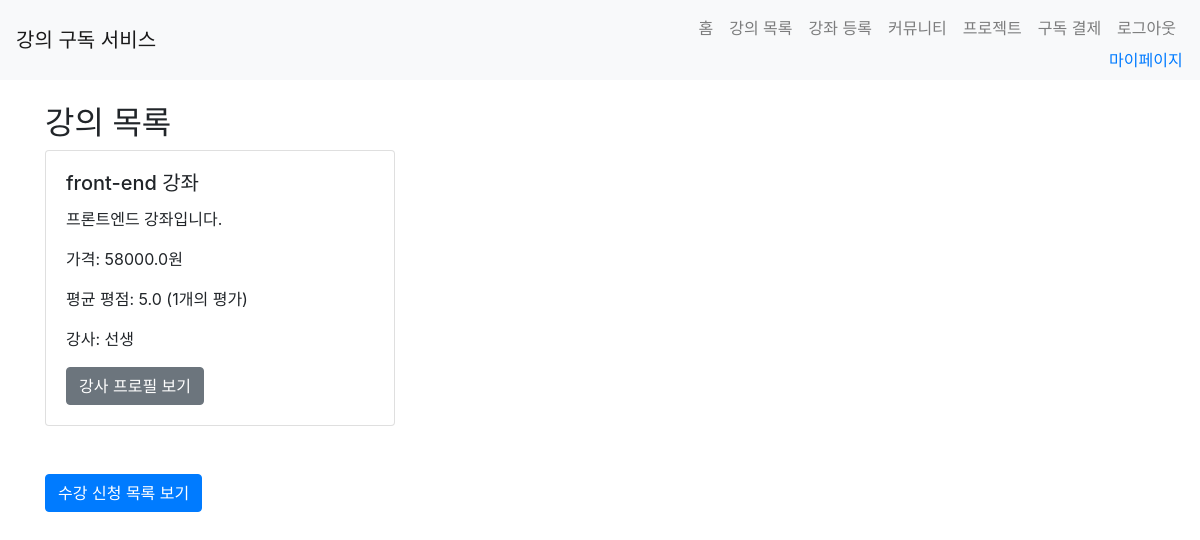
The page /courses/ (signed in) on the database as committed earlier.
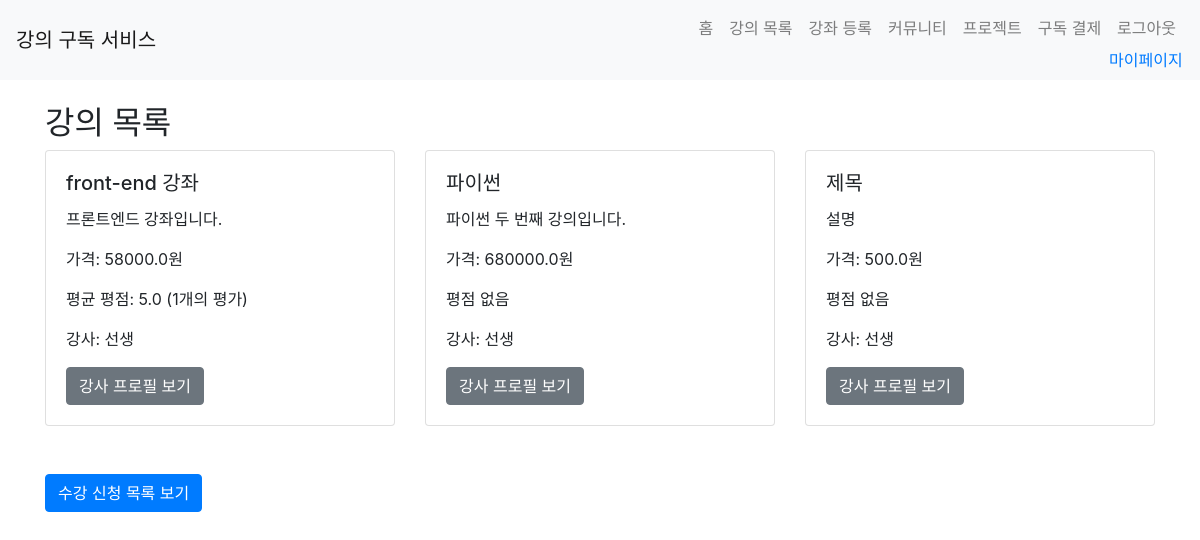
The same page on the database as committed later.
### app/models.py (models this page shows, shortened)
class Course(db.Model):
    id = db.Column(db.Integer, primary_key=True)
    title = db.Column(db.String(100), nullable=False)
    description = db.Column(db.Text, nullable=False)
    price = db.Column(db.Float, nullable=False)
    teacher_id = db.Column(db.Integer, db.ForeignKey('user.id'), nullable=False)
    teacher = db.relationship('User', back_populates='courses')
    enrollments = db.relationship('Enrollment', back_populates='course', lazy=True)
    projects = db.relationship('Project', back_populates='course', lazy=True)
    @hybrid_property
    def average_rating(self):
        if self.enrollments:
            total_rating = sum(enrollment.rating for enrollment in self.enrollments if enrollment.rating)
            count = sum(1 for enrollment in self.enrollments if enrollment.rating)
            return round(total_rating / count, 1) if count > 0 else None
        return None
    @hybrid_property
    def rating_count(self):
        return sum(1 for enrollment in self.enrollments if enrollment.rating)

class Enrollment(db.Model):
    id = db.Column(db.Integer, primary_key=True)
    student_id = db.Column(db.Integer, db.ForeignKey('user.id'), nullable=False)
    course_id = db.Column(db.Integer, db.ForeignKey('course.id'), nullable=False)
    approved = db.Column(db.Boolean, default=False)
    student = db.relationship('User', back_populates='enrollments')
    course = db.relationship('Course', back_populates='enrollments')
    rating = db.Column(db.Integer)

class User(UserMixin, db.Model):
    id = db.Column(db.Integer, primary_key=True)
    name = db.Column(db.String(100), nullable=False)
    email = db.Column(db.String(120), unique=True, nullable=False)
    password = db.Column(db.String(255), nullable=False)
    role = db.Column(db.String(20), nullable=False)  # 'student' 또는 'teacher'
    enrollments = db.relationship('Enrollment', back_populates='student', lazy=True)
    courses = db.relationship('Course', back_populates='teacher', lazy=True)  # 강사가 가르치는 강좌들
    subscription = db.relationship('Subscription', uselist=False)
    def is_teacher(self):
        return self.role == 'teacher'

### app/views/courses.py (the view)
@bp.route('/')
@login_required
def course_list():
    courses = Course.query.all()
    form = EnrollmentForm()
    enrollments = current_user.enrollments if current_user.is_authenticated else []
    enrolled_course_ids = [enrollment.course_id for enrollment in enrollments]
    return render_template('courses/course_list.html', courses=courses, form=form, enrolled_course_ids=enrolled_course_ids)

### app/__init__.py (called while the page is built)
@login_manager.user_loader
def load_user(user_id):
    if user_id is not None:
        return User.query.get(int(user_id))
    return None

### app/templates/courses/course_list.html (shortened to what this page needs)
{% extends 'base.html' %}
{% block content %}
<h2>강의 목록</h2>
<div class="row">
    {% for course in courses %}
    <div class="col-md-4">
        <div class="card mb-4">
            <div class="card-body">
                <h5 class="card-title">{{ course.title }}</h5>
                <p class="card-text">{{ course.description }}</p>
                <p class="card-text">가격: {{ course.price }}원</p>
                {% if course.average_rating %}
                <p class="card-text">평균 평점: {{ course.average_rating }} ({{ course.rating_count }}개의 평가)</p>
                {% else %}
                <p class="card-text">평점 없음</p>
                {% endif %}
                {% if course.teacher %}
                <p class="card-text">강사: {{ course.teacher.name }}</p>
                <a href="{{ url_for('teachers.profile', teacher_id=course.teacher.id) }}" class="btn btn-secondary">강사 프로필 보기</a>
                {% else %}
                <p class="card-text">강사: 미정</p>
                {% endif %}
            </div>
        </div>
    </div>
    {% endfor %}
</div>
{% if current_user.is_authenticated %}
<div class="mt-4">
    {% if current_user.is_teacher %}
    <a href="{{ url_for('teachers.enrollments') }}" class="btn btn-primary">수강 신청 목록 보기</a>
    {% else %}
    <a href="{{ url_for('courses.course_list') }}" class="btn btn-primary">강의 목록 보기</a>
    {% endif %}
</div>
{% endif %}
{% endblock %}

### app/templates/base.html (shortened to what this page needs)
<!DOCTYPE html>
<html lang="ko">
<head>
    <link rel="stylesheet" href="https://maxcdn.bootstrapcdn.com/bootstrap/4.5.2/css/bootstrap.min.css">
</head>
<body>
    <nav class="navbar navbar-expand-lg navbar-light bg-light">
        <a class="navbar-brand" href="/">강의 구독 서비스</a>
        <div class="collapse navbar-collapse" id="navbarNav">
          <ul class="navbar-nav ml-auto">
            <li class="nav-item">
              <a class="nav-link" href="{{ url_for('main.index') }}">홈</a>
            </li>
            <li class="nav-item">
              <a class="nav-link" href="{{ url_for('courses.course_list') }}">강의 목록</a>
            </li>
            {% if current_user.is_authenticated and current_user.is_teacher() %}
            <li class="nav-item">
              <a class="nav-link" href="{{ url_for('courses.create_course') }}">강좌 등록</a>
            </li>
            {% endif %}
            <li class="nav-item">
              <a class="nav-link" href="{{ url_for('community.post_list') }}">커뮤니티</a>
            </li>
            {% if current_user.is_authenticated %}
            <li class="nav-item">
                <a class="nav-link" href="{{ url_for('project.list') }}">프로젝트</a>
            </li>
            <li class="nav-item">
              <a class="nav-link" href="{{ url_for('payments.subscribe') }}">구독 결제</a>
            </li>
            <li class="nav-item">
              <a class="nav-link" href="{{ url_for('auth.logout') }}">로그아웃</a>
              <a href="{{ url_for('mypage.index') }}">마이페이지</a>
            </li>
            {% endif %}
          </ul>
        </div>
      </nav>
    <div class="container mt-4">
        {% block content %}{% endblock %}
    </div>
</body>
</html>

Rows that differ between the two databases and show on the page:
added Course: title "파이썬", description "파이썬 두 번째 강의입니다.", price "680000.0", shows "평점 없음", teacher.name "선생"
added Course: title "제목", description "설명", price "500.0", shows "평점 없음", teacher.name "선생"
